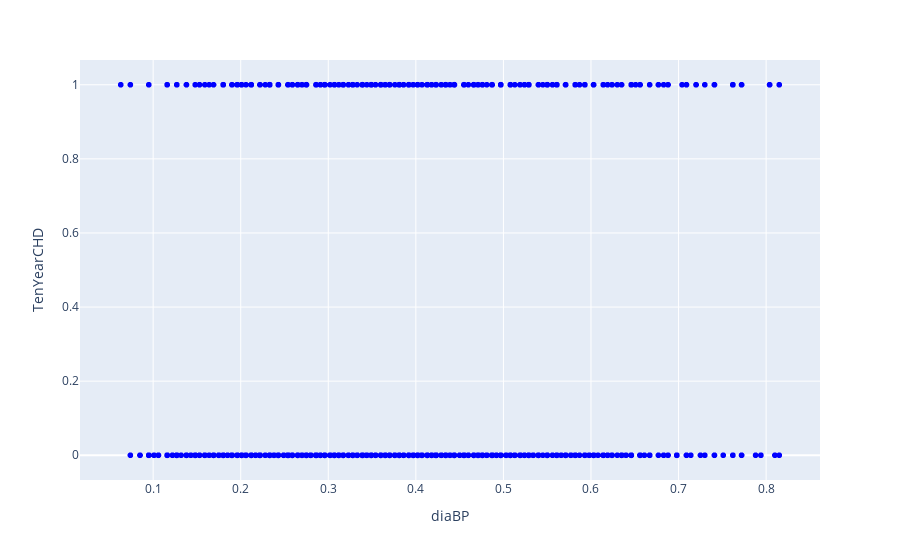

The notebook cell saved with this chart:
### Code cell
ex.scatter(df,x='diaBP',y='TenYearCHD', 
             color_discrete_sequence=['blue','yellow','black'])

### Figure 1 — Plotly figure (JSON) as saved in the notebook; plotly's stock layout.template omitted (floating-point values rounded to 4 significant figures; data arrays with more than 128 entries replaced by an {"elided": "..."} marker saying what was removed)
{"data": [{"hovertemplate": "diaBP=%{x}<br>TenYearCHD=%{y}<extra></extra>", "legendgroup": "", "marker": {"color": "blue", "symbol": "circle"}, "mode": "markers", "name": "", "showlegend": false, "type": "scattergl", "x": {"elided": "3713 float values"}, "xaxis": "x", "y": {"elided": "3713 int values"}, "yaxis": "y"}], "layout": {"autosize": true, "legend": {"tracegroupgap": 0}, "margin": {"t": 60}, "xaxis": {"anchor": "y", "autorange": true, "domain": [0, 1], "range": [0.01749, 0.8605], "title": {"text": "diaBP"}, "type": "linear"}, "yaxis": {"anchor": "x", "autorange": true, "domain": [0, 1], "range": [-0.07743, 1.077], "title": {"text": "TenYearCHD"}, "type": "linear"}}}
